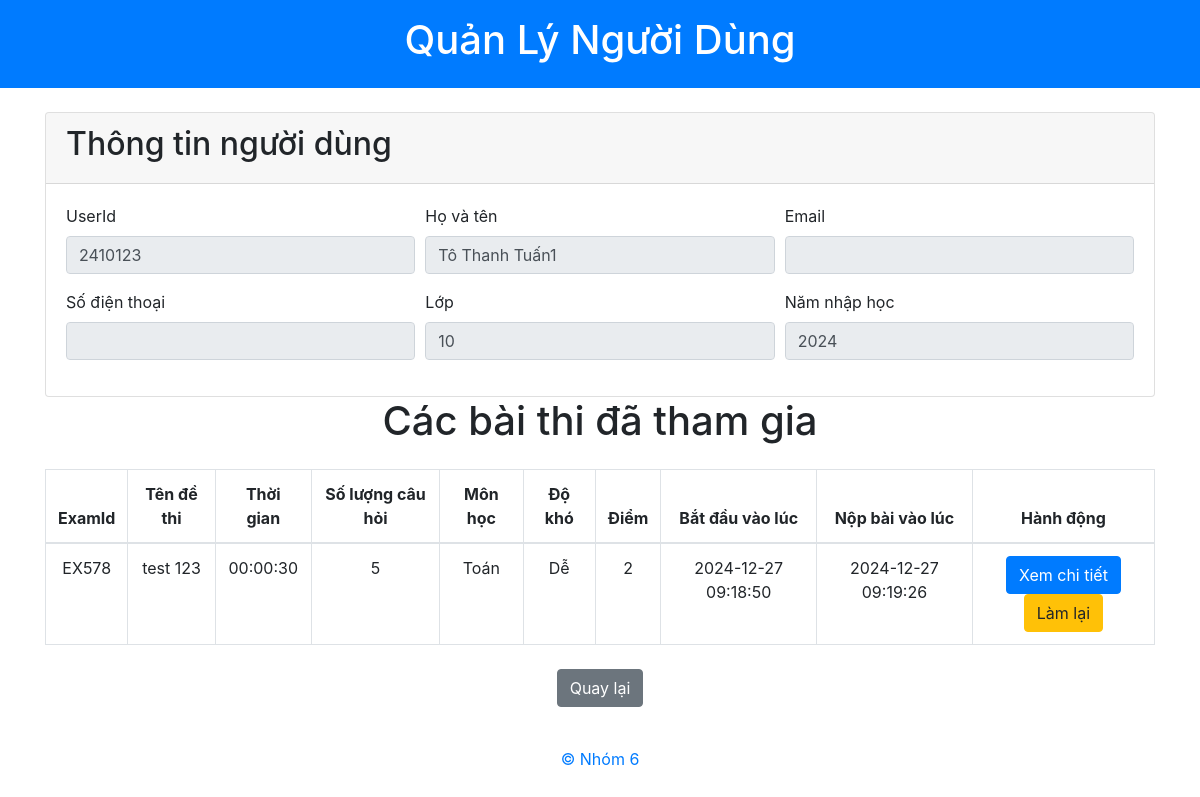
Screenshot of /PageAdmin/PViewUserExams.php?userId=2410123 with the database file from the repository.
### tables this page shows
CREATE TABLE `users` (
  `UserId` varchar(10) NOT NULL,
  `FullName` varchar(100) NOT NULL,
  `Username` varchar(100) NOT NULL,
  `Password` varchar(100) NOT NULL,
  `Email` varchar(100) DEFAULT NULL,
  `Phone` varchar(10) DEFAULT NULL,
  `Role` varchar(100) NOT NULL,
  `Class` int(11) DEFAULT NULL,
  `Year` int(11) DEFAULT NULL,
  `RecoveryCode` varchar(10) DEFAULT NULL
);

CREATE TABLE `exams` (
  `ExamId` varchar(10) NOT NULL,
  `ExamTitle` text NOT NULL,
  `Duration` time DEFAULT NULL,
  `NumOfQues` int(11) NOT NULL,
  `Subject` varchar(50) NOT NULL,
  `Difficult` varchar(50) NOT NULL
);

CREATE TABLE `results` (
  `ResultId` varchar(10) NOT NULL,
  `AUId` varchar(10) NOT NULL,
  `Score` int(11) NOT NULL,
  `TimeStart` datetime NOT NULL,
  `TimeSubmit` datetime NOT NULL
);

### PageAdmin/PViewUserExams.php (the view, shortened to what this page needs)
<?php
include('../conn/conn_database.php');
$userId = $_GET['userId'] ?? null;
$sql_auid = "SELECT AUId FROM adduser WHERE userId = ?";
$stmt_auid = $conn->prepare($sql_auid);
$stmt_auid->bind_param("s", $userId);
$stmt_auid->execute();
$result_auid = $stmt_auid->get_result();
$auids = [];
while ($row = $result_auid->fetch_assoc()) {
    $auids[] = $row['AUId'];
}
$auids_with_results = [];
if (!empty($auids)) {
    $placeholders = implode(',', array_fill(0, count($auids), '?'));
    $sql_results = "SELECT AUId, Score, TimeStart, TimeSubmit FROM results WHERE AUId IN ($placeholders)";
    $stmt_results = $conn->prepare($sql_results);
    $stmt_results->bind_param(str_repeat('s', count($auids)), ...$auids);
    $stmt_results->execute();
    $result_results = $stmt_results->get_result();
    while ($row = $result_results->fetch_assoc()) {
        $auids_with_results[$row['AUId']] = $row;
    }
}
$exam_ids = [];
if (!empty($auids_with_results)) {
    $placeholders = implode(',', array_fill(0, count($auids_with_results), '?'));
    $sql_exam_ids = "SELECT DISTINCT examId, AUId FROM adduser WHERE AUId IN ($placeholders)";
    $stmt_exam_ids = $conn->prepare($sql_exam_ids);
    $auids_keys = array_keys($auids_with_results);
    $stmt_exam_ids->bind_param(str_repeat('s', count($auids_with_results)), ...$auids_keys);
    $stmt_exam_ids->execute();
    $result_exam_ids = $stmt_exam_ids->get_result();
    while ($row = $result_exam_ids->fetch_assoc()) {
        $exam_ids[$row['examId']] = $row['AUId'];
    }
}
$exams = [];
if (!empty($exam_ids)) {
    $placeholders = implode(',', array_fill(0, count($exam_ids), '?'));
    $sql_exams = "SELECT examId, examTitle, duration, numOfQues, subject, difficult FROM exams WHERE examId IN ($placeholders)";
    $exam_ids_keys = array_keys($exam_ids);
    $stmt_exams = $conn->prepare($sql_exams);
    $stmt_exams->bind_param(str_repeat('s', count($exam_ids)), ...$exam_ids_keys);
    $exam_ids_keys = array_keys($exam_ids);
    $stmt_exams->bind_param(str_repeat('s', count($exam_ids)), ...$exam_ids_keys);
    $stmt_exams->execute();
    $result_exams = $stmt_exams->get_result();
    while ($row = $result_exams->fetch_assoc()) {
        $exams[$row['examId']] = $row;
    }
}
$sql_user = "SELECT userId, fullName, email, phone, class, year FROM Users WHERE userId = ?";
$stmt_user = $conn->prepare($sql_user);
$stmt_user->bind_param("s", $userId);
$stmt_user->execute();
$result_user = $stmt_user->get_result();
$user = $result_user->fetch_assoc();
?>
<!DOCTYPE html>
<html lang="en">
<head>
    <link href="https://maxcdn.bootstrapcdn.com/bootstrap/4.5.2/css/bootstrap.min.css" rel="stylesheet">
</head>
<body>
    <header class="bg-primary text-white text-center py-3">
        <h1>Quản Lý Người Dùng</h1>
    </header>
    <div class="container mt-4">
    <div class="card mt-4">
            <div class="card-header">
                <h2>Thông tin người dùng</h2>
            </div>
            <div class="card-body">
                <div class="form-row">
                    <div class="form-group col-md-4">
                        <label for="userId">UserId</label>
                        <input type="text" class="form-control" id="userId" name="userId" value="<?= htmlspecialchars($user['userId']) ?>" readonly>
                    </div>
                    <div class="form-group col-md-4">
                        <label for="fullName">Họ và tên</label>
                        <input type="text" class="form-control" id="fullName" name="fullName" value="<?= htmlspecialchars($user['fullName']) ?>" readonly>
                    </div>
                    <div class="form-group col-md-4">
                        <label for="email">Email</label>
                        <input type="email" class="form-control" id="email" name="email" value="<?= htmlspecialchars($user['email']) ?>" readonly>
                    </div>
                </div>
                <div class="form-row">
                    <div class="form-group col-md-4">
                        <label for="phone">Số điện thoại</label>
                        <input type="text" class="form-control" id="phone" name="phone" value="<?= htmlspecialchars($user['phone']) ?>" readonly>
                    </div>
                    <div class="form-group col-md-4">
                        <label for="class">Lớp</label>
                        <input type="text" class="form-control" id="class" name="class" value="<?= htmlspecialchars($user['class']) ?>" readonly>
                    </div>
                    <div class="form-group col-md-4">
                        <label for="year">Năm nhập học</label>
                        <input type="text" class="form-control" id="year" name="year" value="<?= htmlspecialchars($user['year']) ?>" readonly>
                    </div>
                </div>
            </div>
        </div>
        <h1 class="text-center">Các bài thi đã tham gia</h1>
        <table class="table table-bordered mt-4">
            <thead>
                <tr>
                    <th>ExamId</th>
                    <th>Tên đề thi</th>
                    <th>Thời gian</th>
                    <th>Số lượng câu hỏi</th>
                    <th>Môn học</th>
                    <th>Độ khó</th>
                    <th>Điểm</th>
                    <th>Bắt đầu vào lúc</th>
                    <th>Nộp bài vào lúc</th>
                    <th>Hành động</th>
                </tr>
            </thead>
            <tbody>
                <?php if (!empty($exams)): ?>
                    <?php foreach ($exams as $examId => $exam): ?>
                        <tr>
                            <td><?= htmlspecialchars($exam['examId']) ?></td>
                            <td><?= htmlspecialchars($exam['examTitle']) ?></td>
                            <td><?= htmlspecialchars($exam['duration']) ?></td>
                            <td><?= htmlspecialchars($exam['numOfQues']) ?></td>
                            <td><?= htmlspecialchars($exam['subject']) ?></td>
                            <td><?= htmlspecialchars($exam['difficult']) ?></td>
                            <td><?= htmlspecialchars($auids_with_results[$exam_ids[$examId]]['Score']) ?></td>
                            <td><?= htmlspecialchars($auids_with_results[$exam_ids[$examId]]['TimeStart']) ?></td>
                            <td><?= htmlspecialchars($auids_with_results[$exam_ids[$examId]]['TimeSubmit']) ?></td>
                            <td>
                                <a href="PViewExamDetails.php?examId=<?= htmlspecialchars($exam['examId']) ?>&userId=<?= htmlspecialchars($userId) ?>&auid=<?= htmlspecialchars($exam_ids[$examId]) ?>" class="btn btn-primary">Xem chi tiết</a>
                                <form method="post" style="display:inline;">
                                    <button type="button" class="btn btn-warning" onclick="confirmReattempt(this.form)">Làm lại</button>
                                </form>
                            </td>
                        </tr>
                    <?php endforeach; ?>
                <?php else: ?>
                    <tr>
                        <td colspan="10" class="text-center">Không có dữ liệu</td>
                    </tr>
                <?php endif; ?>
            </tbody>
        </table>
    </div>
    <div class="text-center mt-4">
        <button type="button" class="btn btn-secondary" onclick="confirmBack()">Quay lại</button>
    </div>
</body>
</html>
<?php
include('../template/Tfooter.php');
?>

### PageAdmin/PViewUserExams.php (style rules this page uses)
tr { text-align: center; }

### rows the page displays
users: userId "2410123", fullName "Tô Thanh Tuấn1", class "10", year "2024"
exams: ExamId "EX578", ExamTitle "test 123", Duration "00:00:30", NumOfQues "5", Subject "Toán", Difficult "Dễ"
results: Score "2", TimeStart "2024-12-27 09:18:50", TimeSubmit "2024-12-27 09:19:26"
